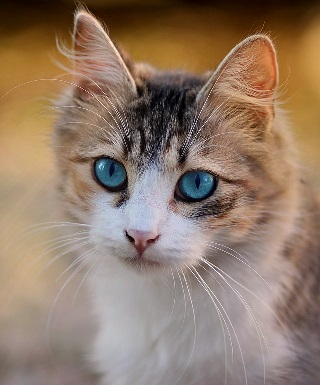
#> input picture 16_Grafik_Programmieren/Examples/farbstufen/katze.jpg, 320 x 385 px
$ python farbstufen_1.py
#> lines starting #> are read from the running program, lines starting #| are printed output that depends on the picture
#----------------------------------------------------------------
# Dateiname: farbstufen_1.pyw
# Erzeugt ein zweifarbiges Bild
#----------------------------------------------------------------
from PIL import Image
FILE = 'katze.jpg'                                     #1
im = Image.open(FILE)                                  #2
#> im is the input picture: PIL image 320x385 RGB; mean R, G, B 145.2, 122.8, 105.2
width, height = im.size                                #3
#> width = 320; height = 385
for x in range(width):                                 #4
    for y in range(height):
        pixel =  im.getpixel((x, y))
        if sum(pixel) < 350:
            im.putpixel((x, y), (200, 0, 0))           #5
        else:
            im.putpixel((x, y), (200, 200, 255))       #6
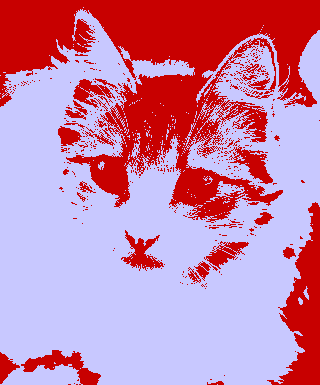
#> im: PIL image 320x385 RGB; mean R, G, B 200, 131.4, 167.6

im.show()                                              #7
